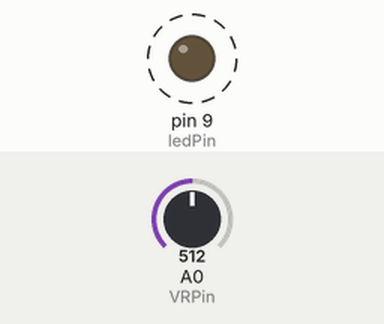
Simulated run of this sketch. Board: Arduino Uno, built with avr-gcc and run on an emulated ATmega328P. Parts: output pins drawn as LEDs (lit = HIGH). Dashed ring = blinking. The test bench sets the inputs (shaded band); at power-on: A0 (VRPin) = 512.

Above: at 1.8 s.
1.9 s: A0 (VRPin) set to 0
At 3.1 s:
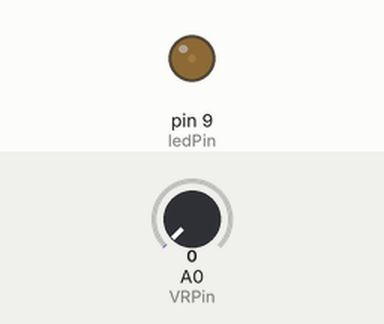
3.6 s: A0 (VRPin) set to 122
At 3.9 s:
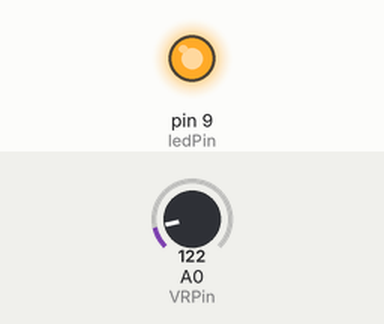
Timing chart, 0 to 13.1 s (numbered marks = the images above; inputs shaded):
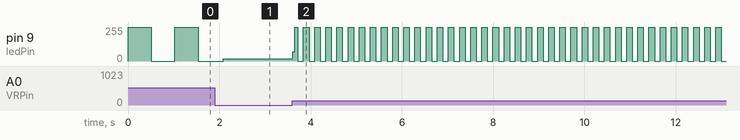

The sketch:

potentiometer.ino
```cpp
int VRPin = A0;
int ledPin = 9;
int VRValue = 0;
void setup() {
    pinMode(ledPin, OUTPUT);
}

void loop() {
    VRValue = analogRead(VRPin);
    digitalWrite(ledPin, HIGH);
    delay(VRValue);
    digitalWrite(ledPin, LOW);
    delay(VRValue);
}
```

Measured:
- after the input at 3.6 s, pin 9 (ledPin): 18/255 → 70/255 at once, then moves between 0/255 and 255/255, repeating every 0.24 s
- by itself, pin 9 (ledPin): alternates 255/255 for 0.51 s and 0/255 for 0.51 s
